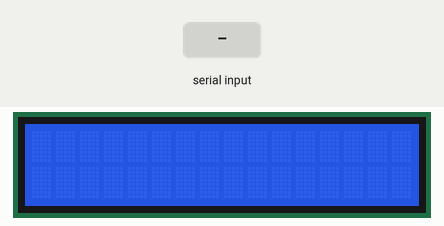
Bench run of a sketch on a simulated Arduino Uno, built with avr-gcc and run on an emulated ATmega328P. Shown: 16×2 character LCD. Inputs (shaded band) come from the test bench.

Above: at 1.2 s.
1.3 s: "1" received over Serial
At 3.2 s:
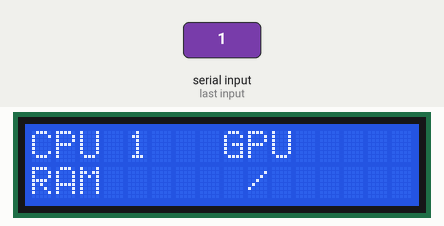
3.8 s: "0" received over Serial
At 6.0 s:
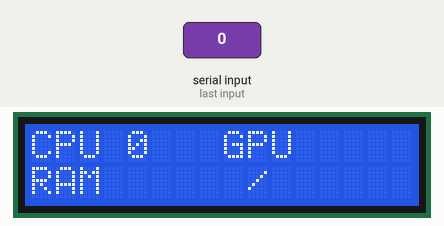
6.3 s: "2" received over Serial
At 8.1 s:
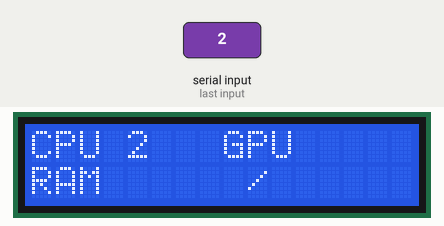
Timing chart, 0 to 9.6 s (numbered marks = the images above; inputs shaded):
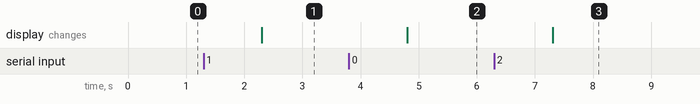

The sketch:

sketch_mar20a.ino
```cpp
#include <LiquidCrystal.h>
#include <String.h>


LiquidCrystal lcd(8, 9, 4, 5, 6, 7);

void setup() {

  lcd.begin(16, 2);
  Serial.begin(9600);
}

void loop()
{
  lcd.setCursor(0,0);


    while(Serial.available()) {

         String in = Serial.readString();

         lcd.print("CPU ");
         lcd.setCursor(4,0);
         lcd.print(in.substring(0,2));

         lcd.setCursor(8,0);
         lcd.print("GPU ");
         lcd.setCursor(12,0);
         lcd.print(in.substring(2,4));


          lcd.setCursor(0,1);
          lcd.print("RAM ");
          lcd.setCursor(4,1);
          lcd.print(in.substring(5,9));
          lcd.setCursor(9,1);
          lcd.print("/");
          lcd.setCursor(11,1);
          lcd.print(in.substring(9));


    }
}
```

Measured:
- after the input at 1.3 s, the display: changes after 1.0 s (image 1)
- after the input at 3.8 s, the display: changes after 1.0 s (image 2)
- after the input at 6.3 s, the display: changes after 1.0 s (image 3)
